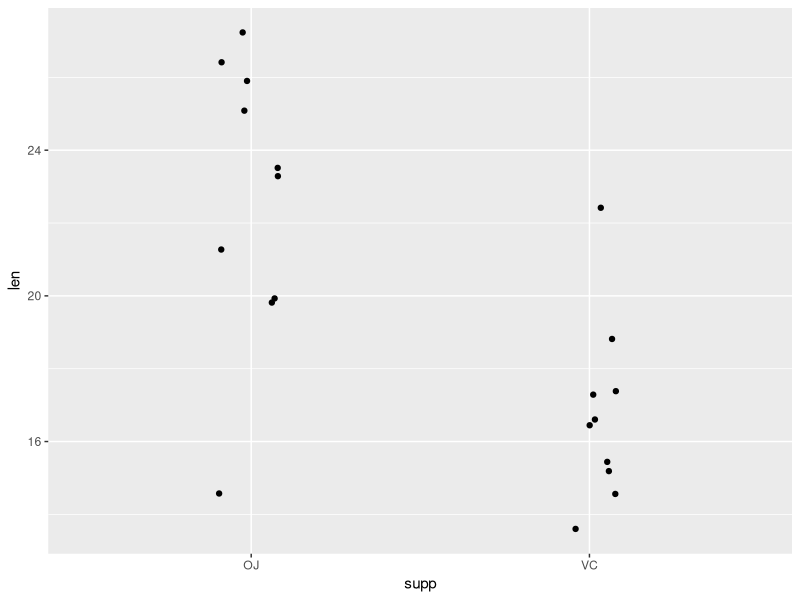
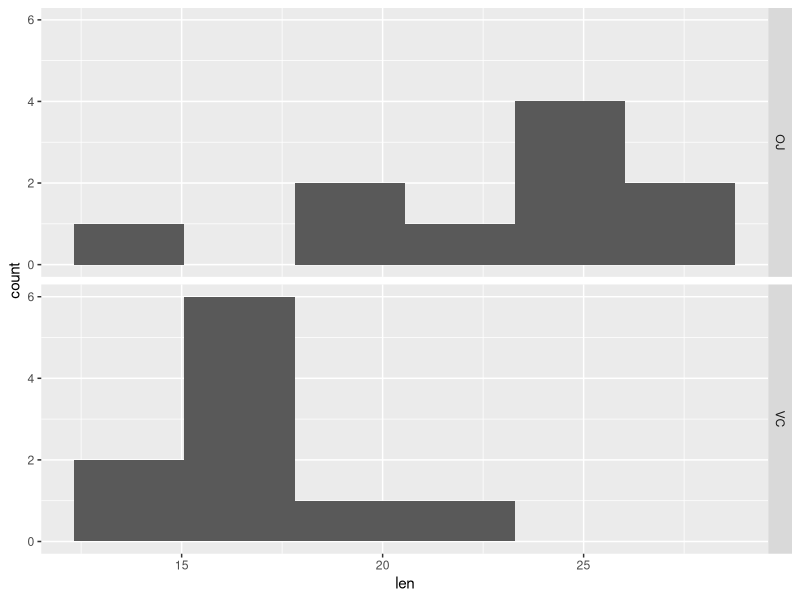
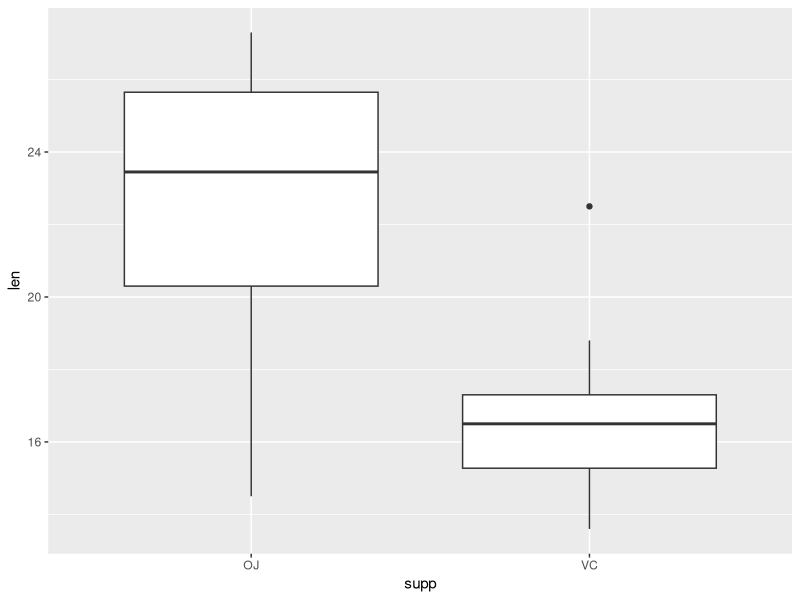
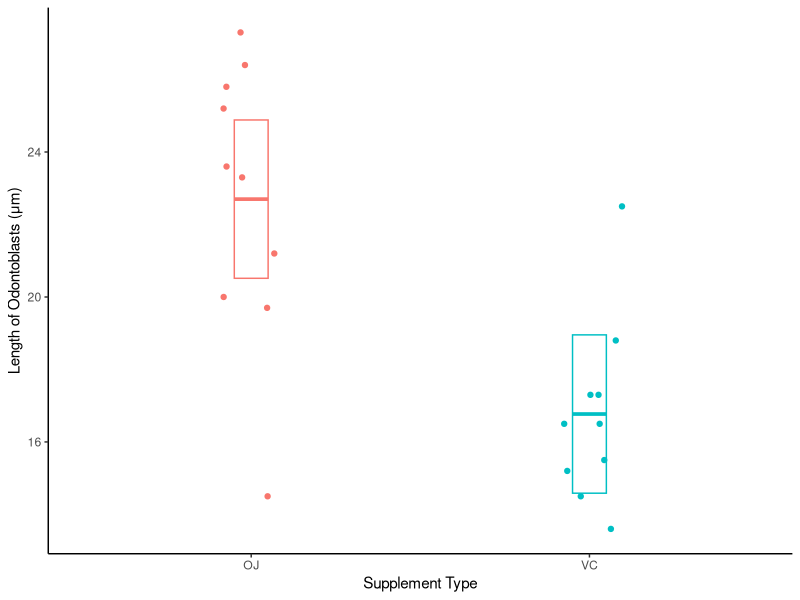
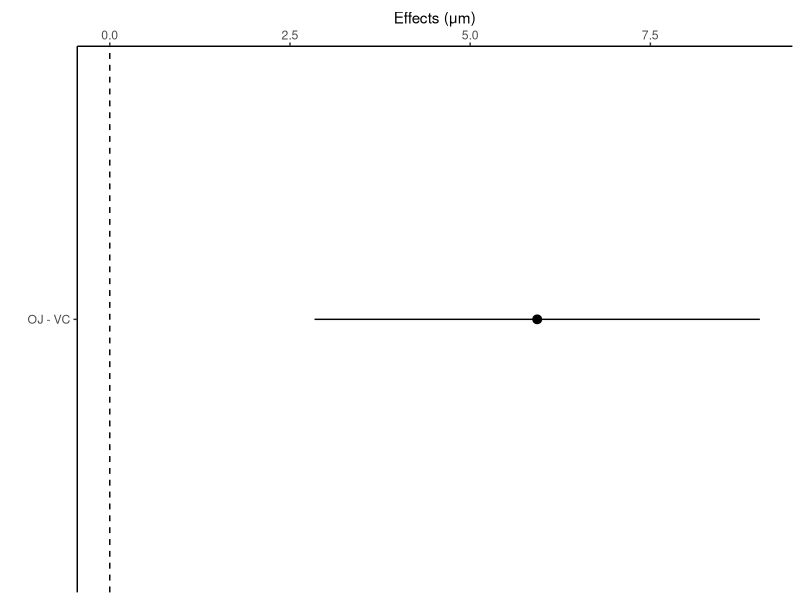
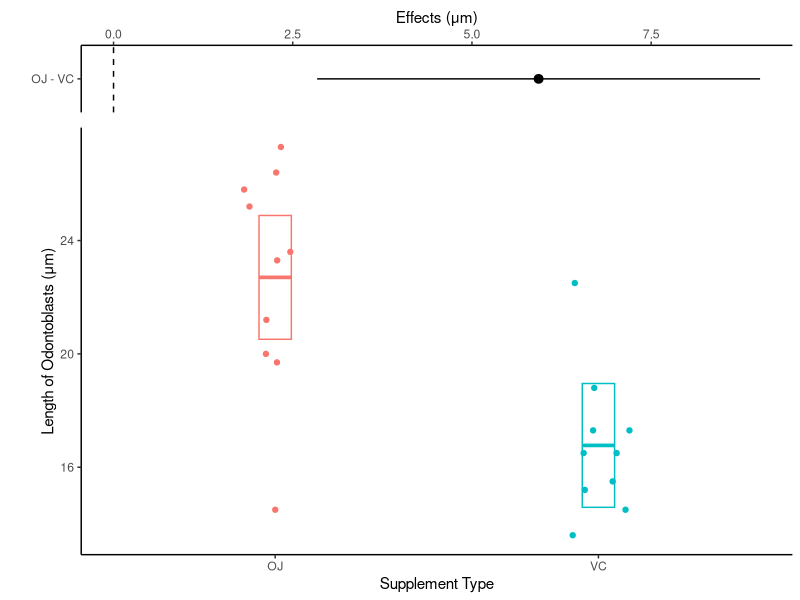
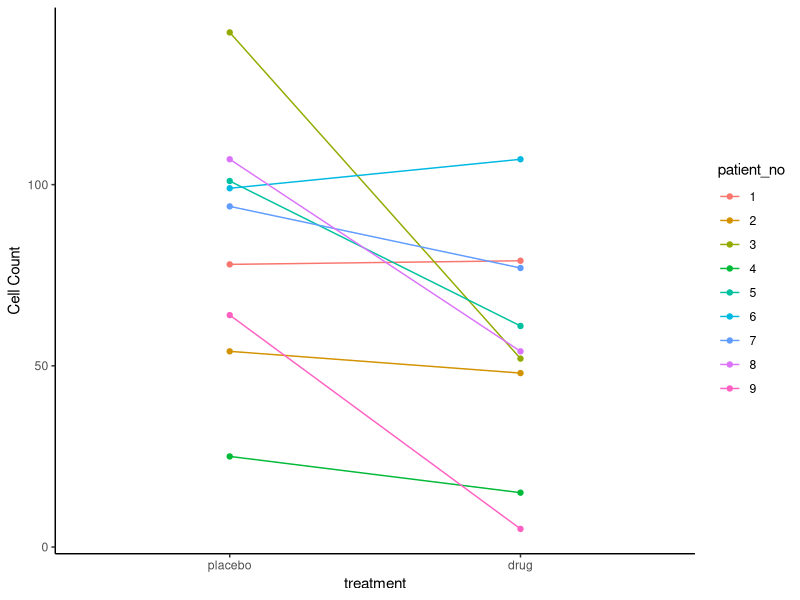
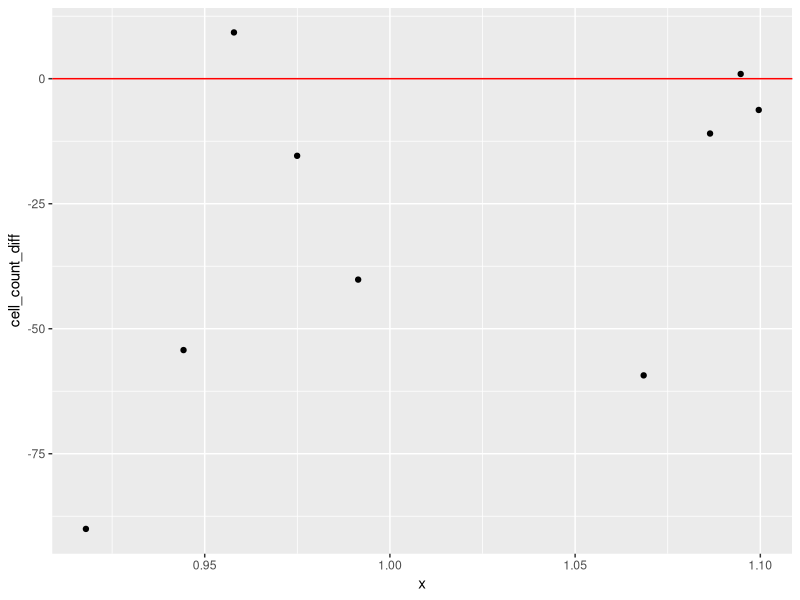

Write R code to recreate these figures, in order.
## ---- chunk 1
#| label: load packages
# load tidyverse packages
library(tidyverse)

# load broom package (for linear model related functions)
# note broom package is installed as part of tidymodels package
library(broom)

# load skimr package - to use skim() function for descriptive statistics
library(skimr)

# load emmeans "estimated marginal means" package
library(emmeans)

# load cowplot package - used to combine multiple ggplots into a single figure
library(cowplot)
## ---- chunk 2
#Each built in data set has a help file that can be viewed:
?ToothGrowth

#View the structure of the full data set:
glimpse(ToothGrowth)
## ---- chunk 3
dat_tg <- ToothGrowth |> 
  filter(dose == 1) |>
  select(len, supp)

glimpse(dat_tg)
## ---- chunk 4
# Individual Value Plot (Stripchart) length by supplement type
dat_tg |>
  ggplot(aes(x = supp, y = len)) +
  geom_jitter(width = 0.1)

# Histogram of length faceted by supplement type
dat_tg |>
  ggplot(aes(x = len)) +
  geom_histogram(bins = 6) +
  facet_grid(rows = vars(supp))

# Boxplots of length by supplement type
dat_tg |>
  ggplot(aes(x = supp, y = len)) +
  geom_boxplot()

# summary/descriptive statistics of length by supplement type
dat_tg |>
  group_by(supp) |>
  skim()
## ---- chunk 5
dat_tg |>
  group_by(supp) |>
  summarise(
    mean_length = mean(len),
    sd_length = sd(len),
    n_length = n()
  )
## ---- chunk 6
# effect size: mean OJ - mean VC
22.7-16.8

# effect size expressed as percentage difference
# use round() function to round to 0 decimal places
round((22.7-16.8)/16.8*100, 0) 
## ---- chunk 7
lm_len_supp <- lm(len ~ supp, data = dat_tg)

lm_len_supp
## ---- chunk 8
# use tidy function from broom package with the linear model object
lm_len_supp_coef <- tidy(lm_len_supp, conf.int = TRUE)

lm_len_supp_coef
## ---- chunk 9
# create emmeans table object
lm_len_supp_emm <- emmeans(lm_len_supp, ~ supp)

lm_len_supp_emm
## ---- chunk 10
#| fig.height: 4.0
#| fig.width: 3.0

# note in ggplot below we had to turn the emmeans object into a tibble (data.frame) so it would work as data in ggplot
# as_tibble(lm_len_supp_emm)

plot_lm_len_supp_emm <- dat_tg |>
  ggplot(aes(x = supp, y = len, color = supp)) +
  geom_jitter(width = 0.1, height = 0) +
  ylab("Length of Odontoblasts (μm)") +
  xlab("Supplement Type") +
  # use emm object as 2nd data table to plot 95% CIs
  geom_crossbar(
    data = as_tibble(lm_len_supp_emm),
    aes(
      y = emmean,
      ymin = lower.CL,
      ymax = upper.CL
    ),
    width = 0.1
  ) +
  theme_classic() +
  theme(legend.position = "none")

plot_lm_len_supp_emm
## ---- chunk 11
lm_len_supp_pairs <- contrast(lm_len_supp_emm,
                            method = "pairwise") |> 
  summary(infer = TRUE)
# Note: method = "revpairwise" switches the order in subtraction for comparison 
# (up to researcher/you to determine which is more appropriate)

lm_len_supp_pairs
## ---- chunk 12
#| fig.height: 1.0
#| fig.width: 3.0
# NOTE: in ggplot code below we had to turn the contrast object into 
# a tibble (data.frame) so it would work as data in ggplot

plot_lm_len_supp_pairs <- as_tibble(lm_len_supp_pairs) |>
  ggplot(aes(y = contrast, x = estimate)) +
  geom_pointrange(aes(xmin = lower.CL,
                      xmax = upper.CL)) +
  geom_vline(xintercept = 0, linetype = 2) +
  xlab("Effects (μm)") +
  ylab("") +
  scale_x_continuous(position = "top") +
  theme_classic()

plot_lm_len_supp_pairs
## ---- chunk 13
#| fig.height: 4.0
#| fig.width: 3.0

results_plot <- plot_grid(plot_lm_len_supp_pairs, 
                          plot_lm_len_supp_emm, 
                          nrow = 2,
                          align = "v",
                          axis = "rl",
                          rel_heights = c(0.25, 1)
                          )
# rel_heights argument specifies relative size of two plots (i.e., first plot is 0.25 as tall as the second plot) 

results_plot
## ---- chunk 14
# output plot to .png file type, set size (default is inches), 300 or 600 dpi is high quality
ggsave(
  "plot_len_by_supp_95CIs.png",
  results_plot,
  width = 4,
  height = 4,
  dpi = 600
)
## ---- chunk 15
# Review the help file for the t.test function, there are various options
?t.test
## ---- chunk 16
# run default arguments (two-tailed test and assume un-equal variances, with Welch's correction)
t.test(len ~ supp, data = dat_tg)
## ---- chunk 17
t_test_len_supp <- t.test(len ~ supp, data = dat_tg)

# show results in "tidy" data.frame format (from broom package)
tidy(t_test_len_supp)
# select mean difference, 95%CIs and p-value
tidy(t_test_len_supp) |> 
  select(estimate, conf.low, conf.high, p.value)
## ---- chunk 18
## Made-up data for this demo, manually entered into 
# dataframe
# NOTE - This is just for demo, not part of typical 
# analysis where you'd already have your data entered
# in tidy format in a spreadsheet and read that in.
dat_paired_wide <- tibble(
  patient_no = 1:9,
  placebo = c(78, 54, 142, 25, 101, 99, 94, 107, 64),
  drug = c(79, 48, 52, 15, 61, 107, 77, 54, 5)
)
## use pivot_longer function from dplyr to convert from wide to long data table format
dat_paired <- dat_paired_wide |>
  pivot_longer(cols = placebo:drug, 
               names_to = "treatment", values_to = "cell_count")
# data now in "long" format 
# i.e., what you always want your data to be if possible
# and typically need long format for plotting w/ ggplot
# single variable in each column
dat_paired
## ---- chunk 19
glimpse(dat_paired)
## ---- chunk 20
dat_paired <- dat_paired |>
  mutate(patient_no = factor(patient_no),
         treatment = factor(treatment,
                            levels = c("placebo", "drug")))
# look at the data again
glimpse(dat_paired)
## ---- chunk 21
# note in a code chunk above treatment and patient_no were 
# already converted to factors in a code chunk above, and 
# therefore ggplot treats them accordingly.

plot_dat_paired <-
  ggplot(dat_paired, aes(x = treatment, y = cell_count,
                         color = patient_no)) +
  geom_point() +
  geom_line(aes(group = patient_no)) +
  ylab("Cell Count") +
  theme_classic()


plot_dat_paired
## ---- chunk 22
# convert from long to wide format, then subtract drug - placebo values 
# for each patient creating a new column named cell_count_diff
dat_diff <- dat_paired |>
  # select just columns you want to be involved in pivot
  # don't include extra numeric data columns
  select(patient_no, treatment, cell_count) |>
  pivot_wider(names_from = treatment,
              values_from = cell_count) |>
  mutate(cell_count_diff = drug - placebo)

dat_diff
## ---- chunk 23
# Individual Value Plot (Stripchart)
# add a horizontal line at 0
dat_diff |>
  ggplot(aes(x = 1, y = cell_count_diff)) +
  geom_jitter(width = 0.1) +
  geom_hline(yintercept = 0, color = "red")

# Histogram of cell_count_diff
dat_diff |>
  ggplot(aes(x = cell_count_diff)) +
  geom_histogram(bins = 8)  +
  geom_vline(xintercept = 0, color = "red")

# Boxplot of cell_count_diff
dat_diff |>
  ggplot(aes(x = 1, y = cell_count_diff)) +
  geom_boxplot() +
  geom_hline(yintercept = 0, color = "red")

# summary/descriptive statistics of cell_count_diff
dat_diff |>
  skim(cell_count_diff)
## ---- chunk 24
dat_diff |>
  summarise(mean_count_diff = mean(cell_count_diff),
            sd_count_diff = sd(cell_count_diff),
            n_count_diff = n())
## ---- chunk 25
lm_cell_diff <- lm(cell_count_diff ~ 1, data = dat_diff)
lm_cell_diff
## ---- chunk 26
# use tidy function from broom package with the linear model object
lm_len_supp_coef <- tidy(lm_cell_diff, conf.int = TRUE)

lm_len_supp_coef
## ---- chunk 27
#| label: emmeans table 

# create emmeans table object
lm_cell_diff_emm <- emmeans(lm_cell_diff, ~ 1)

lm_cell_diff_emm
## ---- chunk 28
#| fig.height: 2.0
#| fig.width: 4

# NOTE in ggplot code below we had to turn the emmeans object into 
# a tibble (data.frame) so it would work as data in ggplot
plot_lm_cell_diff_emm <- dat_diff |>
  ggplot(aes(x = cell_count_diff, y = 1)) +
  #use emm object as 2nd data table to plot 95% CIs
  geom_crossbar(data = as_tibble(lm_cell_diff_emm),
                aes(x = emmean,
                    xmin = lower.CL,
                    xmax = upper.CL)) +
  xlab("Difference in cell counts with drug") +
  scale_x_continuous(position = "top") +
  theme_classic() +
  #remove y-axis elements
  theme(
    axis.title.y = element_blank(),
    axis.text.y = element_blank(),
    axis.ticks.y = element_blank()
  ) +
  geom_vline(xintercept = 0,
             color = "red",
             linewidth = 1.5) +
  geom_point(size = 3, alpha = 0.4)

# The alpha argument in geom_point makes the points transparent so 
# if they overlapped you should be able to see both overlapping points.

plot_lm_cell_diff_emm

## ---- chunk 29
#| fig.height: 5.0
#| fig.width: 4.0

# We will combine the plot of the differences w/ 95% CI with
# the initial plot we made the connects each placebo & drug point with a line
results_plot <- plot_grid(
  plot_lm_cell_diff_emm,
  plot_dat_paired,
  nrow = 2,
  align = "v",
  axis = "rl",
  rel_heights = c(0.25, 1)
)
# rel_heights argument specifies relative size of two 
# plots (i.e., first plot is 0.25 as tall as the second plot)

results_plot
## ---- chunk 30
# output plot to .png file type, set size (default is inches), 300 or 600 dpi is high quality
ggsave(
  "plot_cell_diff_95CIs.png",
  results_plot,
  width = 4,
  height = 4,
  dpi = 600
)
## ---- chunk 31
# using differences data table, run as one-sample t-test compared to 0
t.test(cell_count_diff ~ 1, mu=0, data = dat_diff)
## ---- chunk 32
# using paired data table, run as actual paired-sample t-test
t.test(cell_count~treatment, data = dat_paired, pair = TRUE)
## ---- chunk 33
t_test_cell_diff <- t.test(cell_count_diff ~ 1, mu=0, data = dat_diff)

# show results in "tidy" data.frame format (from broom package)
tidy(t_test_cell_diff)
# select mean difference, 95%CIs and p-value
tidy(t_test_cell_diff) |> 
  select(estimate, conf.low, conf.high, p.value)
